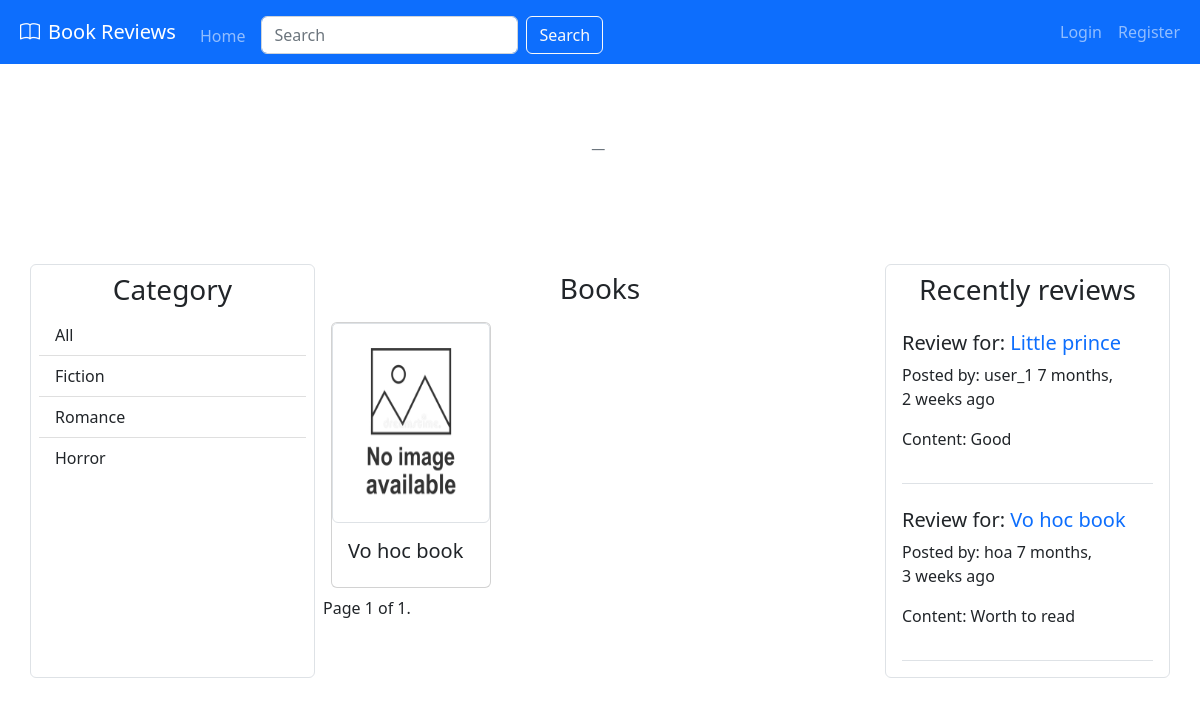
Page /?q=Fiction on the committed database.
### bookreview/models.py (models this page shows, shortened)
class Category(models.Model):
    name = models.CharField(max_length=64)

class Book(models.Model):
    name = models.CharField(max_length=200)
    subname = models.CharField(max_length=200, blank=True, null=True)
    description = models.TextField(null=True, blank=True)
    author = models.ManyToManyField(Author, related_name="books", blank=True, null=True)
    category = models.ForeignKey(Category, on_delete=models.CASCADE, blank=True, null=True)
    isbn = models.IntegerField(unique=True)
    image = models.ImageField(upload_to='images/', default='no_image.jpg')
    updated = models.DateTimeField(auto_now=True)
    created = models.DateTimeField(auto_now_add=True)

class Review(models.Model):
    posted_by = models.ForeignKey(User, on_delete=models.SET_NULL, null=True, related_name="posted")
    book = models.ForeignKey(Book, on_delete=models.CASCADE, related_name="reviews")
    title = models.CharField(max_length=200)
    body = models.TextField()
    rating = models.IntegerField(
        validators=[
            MaxValueValidator(5),
            MinValueValidator(1)
        ])
    created = models.DateTimeField(auto_now_add=True)

class User(AbstractUser):
    pass

### bookreview/views.py (the view)
# urls.py: path('', views.index, name="index"),
def index(request):
    q = request.GET.get('q') if request.GET.get('q') != None else ''
    categories = Category.objects.all()
    books = Book.objects.filter(Q(category__name__icontains=q) | Q(name__icontains=q)).order_by('-created')
    paginator = Paginator(books, 10)
    page_number = request.GET.get('page')
    page_obj = paginator.get_page(page_number)
    reviews = Review.objects.all().order_by('-created')[:10]
    return render(request, "bookreview/index.html", {
        "books": books,
        "categories": categories,
        "reviews": reviews,
        "page_obj": page_obj
    })

### bookreview/templates/bookreview/index.html (shortened to what this page needs)
{% extends "bookreview/layout.html" %}
{% load static %}
{% block body %}
<div class="show-case container-fluid d-flex align-items-center justify-content-center">
<figure class="text-center">
    <figcaption class="blockquote-footer">
    </figcaption>
</figure>
</div>
<div class="mb-5">
    <div class="row">
        <div class="col-md-3 border p-2 rounded">
            <h3 class="text-center">Category</h3>
            <ul class="list-group list-group-flush">
                <li class="list-group-item">
                    <a class=" text-decoration-none text-reset" href="{% url 'index' %}">All</a>
                </li>
                {% for category in categories %}
                <li class="list-group-item">
                    <a  class=" text-decoration-none text-reset" href="{% url 'index' %}?q={{ category.name }}">{{ category.name }}</a>
                </li>
                {% endfor %}
              </ul>
        </div>
        <div class="col-md-6 p-2">
            <h3 class="text-center">Books</h4>
            <div class="d-md-flex flex-wrap">
                {% for book in books %}
                <div class="book-item card m-2 mx-auto mx-lg-2">
                    <img src="{{ book.image.url }}" class="book-image card-img-top img-thumbnail" alt="...">
                    <div class="card-body">
                    <h5 class="card-title"><a class=" text-decoration-none text-reset " href="{% url 'book' book.isbn %}">{{ book.name }}</a></h5>
                    </div>
                </div>
                {% endfor %}
            </div>
            <div class="pagination">
                <span class="step-links">
                    <span class="current">
                        Page {{ page_obj.number }} of {{ page_obj.paginator.num_pages }}.
                    </span>
                </span>
            </div>
        </div>
        <div class="col-md-3 border rounded p-2">
            <h3 class="text-center">Recently reviews</h3>
            {% for review in reviews %}
            <div class="review-item border-bottom m-2 py-3">
                <h5>Review for: <a class="text-decoration-none" href="{% url 'book' review.book.isbn %}">{{ review.book.name }} </a> </h5>
                <p>
                    Posted by: {{ review.posted_by }}
                    <span>{{ review.created | timesince }} ago</span>
                </p>
                <p>
                    Content: {{ review.body }}
                </p>
            </div>
            {% endfor %}
        </div>
    </div>
</div>
{% endblock %}

### bookreview/static/bookreview/styles.css (style rules this page uses)
.show-case { height: 200px; width: 100%; }
.book-item { width: 10rem; }
.book-image { height: 200px; }

### rows in the picture
Category: name "Fiction"
Category: name "Romance"
Category: name "Horror"
Book: image (placeholder picture), name "Vo hoc book"
Review: book.name "Little prince", posted_by "user_1", created "7 months, 2 weeks", body "Good"
Review: book.name "Vo hoc book", posted_by "hoa", created "7 months, 3 weeks", body "Worth to read"

### other values in the picture
{{ page_obj.number }} "1"
{{ page_obj.paginator.num_pages }} "1"
